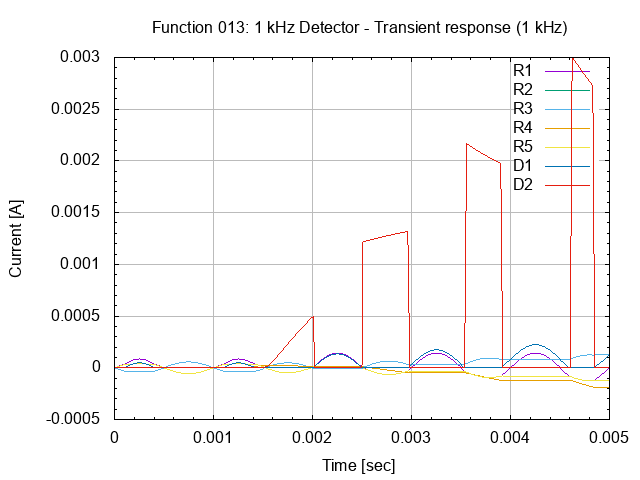

This chart was generated by the following gnuplot code:
# setup terminal
set term png

# setup graph
set output "26.013.00.02.01.02.png"
set title "Function 013: 1 kHz Detector - Transient response (1 kHz)"

# setup Y-axis
set grid ytics lt 1 lw 1 lc rgb "#bbbbbb"
set mytics
set ylabel "Current [A]"

# setup X-axis
set grid xtics lt 1 lw 1 lc rgb "#bbbbbb"
set mxtics
set xrange [0:0.005]
set xlabel "Time [sec]"

# setup plot style
set style data lines
plot '26.013.00.02.01.dat' using 1:2 title "R1", \
     '26.013.00.02.01.dat' using 1:3 title "R2", \
     '26.013.00.02.01.dat' using 1:4 title "R3", \
     '26.013.00.02.01.dat' using 1:5 title "R4", \
     '26.013.00.02.01.dat' using 1:6 title "R5", \
     '26.013.00.02.01.dat' using 1:7 title "D1", \
     '26.013.00.02.01.dat' using 1:8 title "D2"

# set output back to default
set output

# reset terminal type
set terminal pop
